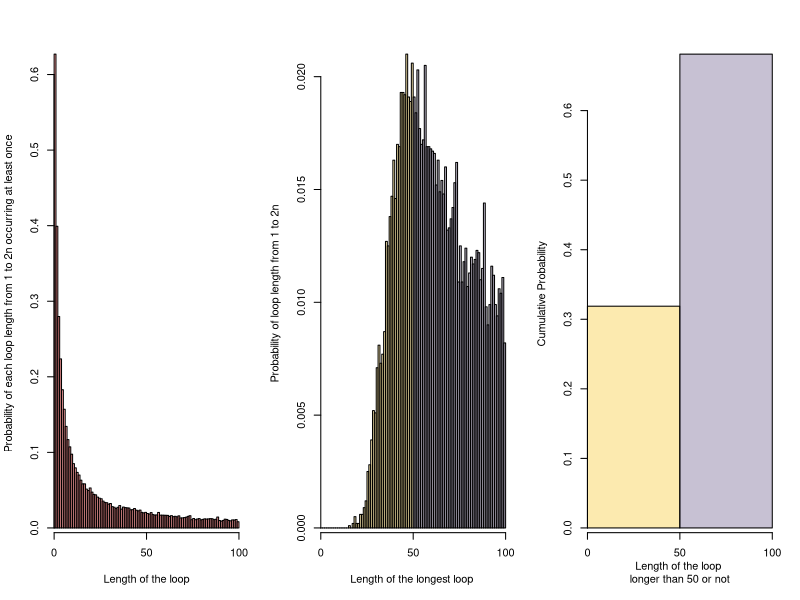

This chart was generated by the following R code:
#XXXXXXXXXXXXXXXXXXXXXXXX proj2.r XXXXXXXXXXXXXXXXXXXXXXXXXXXXXXXXXXXXXXXXXXXX
# Group member
# Biwei Zhu, s2325784
# Guanhao Su, s2301705
# Shuying Liu, s2436365

# Github repo: 
# https://github.com/SyLiu24/proj2

#XXXXXXXXXXXXXXXXXXXXXXXXXXX Contribution XXXXXXXXXXXXXXXXXXXXXXXXXXXXXXXXXXXXXX

# Biwei Zhu completed the function Pone
# Guanhao Su completed the function Pall and the visualization
# Biwei Zhu and Guanhao Su completed together the example code to assess 
# the success probabilities under each strategy
# Shuying Liu completed the function dloop and the assessment of probability, 
# and modified the whole code. 

#XXXXXXXXXXXXXXXXXXXXXXXXXXXX Simulation XXXXXXXXXXXXXXXXXXXXXXXXXXXXXXXXXXXXXXX


# This project aims to estimate the success probability of the prisoner problem 
# by simulations under three strategies:

# 1. The prisoner first opens the box with their number on it, 
# reads the number in the box then opens the box with that number,
# repeat until finding their own number in the box or reach the maximum of n open boxes.


# 2. As strategy 1, but starting from a randomly selected box.

# 3. They open n boxes at random to look for their number.
# Note: The cards in 2n boxes are in random order.


sim <- function(n,k,strategy,nprisoner=1,nreps=10000){
  # sim estimates the probability of prisoner succeeding in finding his number in 2*n boxes
  # takes argument: n; k - the list of prisoners' numbers; strategy - 1,2,3;
  #                 nprisoner - number of prisoners; nreps - number of simulations
  # returns the estimate probability
  
  # the total numer of success in nreps simulations
  success <- 0
  
  for (irep in 1:nreps) {
    cards <- sample(2*n)
    # Elements of flag is whether the prisoner succeeds: TRUE if succeeds.
    flag <- array(FALSE,nprisoner)
    
    # Check if each prisoner succeeds
    for (prisoner in 1:nprisoner) {
      # strategy 3
      if (strategy == 3) {
        open_boxes <- sample(2*n,n)
        check_cards <- cards[open_boxes]
        if (k[prisoner] %in% check_cards) flag[prisoner] <- TRUE
      }
      else {
        # strategy 1 & 2
        # Different initially selected box number for strategy 2 & 3
        if (strategy == 1) selected_box <- k[prisoner]
        else selected_box <- sample(2*n,size=1)
        # check n boxes
        for (box in 1:n){
          if (cards[selected_box] == k[prisoner]){
            flag[prisoner] <- TRUE
            break
          }
          selected_box <- cards[selected_box]
        }
      }
    }
    success <- success+all(flag)
  }
  success/nreps
}


Pone <- function(n,k,strategy,nreps=10000){
  # Pone estimates the probability of one prisoner succeeding in finding 
  # his number in 2*n boxes
  # Takes argument: n; k - the prisoner's number; strategy - 1,2,3;
  #                 nreps - number of simulations
  # Returns the estimate probability
  sim(n,k,strategy)
}

Pall <- function(n,strategy,nreps=10000){
  # Pall estimates the probability of all 2*n prisoners succeeding in finding 
  # their number in 2*n boxes
  # Takes argument: n; strategy - 1,2,3; nreps - number of simulations
  # Returns the estimate probability
  k <- 1:(2*n)
  sim(n,k,strategy,nprisoner=2*n)
}



# Estimate the individual success probability under n = 5 and n = 50
cat("Individual success probability under the three strategies when n = 5\n")
for (strategy in 1:3) cat(sprintf('strategy %d: %f\n',strategy,Pone(5,1,strategy,10000)))

cat("Individual success probability under the three strategies when n = 50\n")
for (strategy in 1:3) cat(sprintf('strategy %d: %f\n',strategy,Pone(50,1,strategy,10000)))

# Estimate the joint success probability under n = 5 and n = 50
cat("Joint success probability under the three strategies when n = 5\n")
for (strategy in 1:3) cat(sprintf('strategy %d: %f\n',strategy,Pall(5,strategy,10000)))

cat("Joint success probability under the three strategies when n = 50\n")
for (strategy in 1:3) cat(sprintf('strategy %d: %f\n',strategy,Pall(50,strategy,10000)))


#XXXXXXXXXXXXXXXXXXXXXXXXXXXX comments XXXXXXXXXXXXXXXXXXXXXXXXXXXXXXXXXXXXXXXX

# If we run enough simulations, we can estimate the probability by the relative frequency.
# The only difference between strategy 2 and strategy 1 is the initial choice of boxes,
# but strategy 2 (prob = 0.4) will have a lower probability of success for 
# one prisoner than strategies 1 & 3 (prob = 0.5).
# The difference of success rate becomes greater as we run simulations on 2*n prisoners,
# strategy 1 still has a surprisingly stable success rate (Prob = 0.3),
# while the success rates of strategy 2 & 3 drop to 0.

# Speculation: Strategy 1 works surprisingly well because there is a decent chance that
# the length of a loop in a 2*n permutation is under n, thus if the prisoner first opens 
# the box with his own number, then he is on the unique loop containing his number,
# so he is likely to find his number in the sequence of opening n boxes.
# Strategy 2 fails because he initially opens a random box, so loop wouldn't help.
# Obviously, the probability of success for each prisoner in strategy 3 is (1/2),
# so the whole success probability is power((1/2),(2*n)), which approach 0 when n <- ∞

#XXXXXXXXXXXXXXXXXXXXXXXXXXXXXXXXXXXXXXXXXXXXXXXXXXXXXXXXXXXXXXXXXXXXXXXXXXXXXX

dloop <- function(n,nreps=10000){
  # dloop estimates the probability of each loop length from 1 to 2*n ocurring 
  # in a random shuffle of 2*n cards
  # Take argument: n; nreps - number of simulations
  # Returns a matrix of diminsion (2,2*n), 
  #   the first row being the probability distribution of each loop length, 
  #   the second being the probability distribution of the longest loop.
  
  loops <- array(0,2*n)
  longest_loops <- array(0,2*n)
  
  # run nreps simulations
  for (irep in 1:nreps){
    # ramdom shuffle of cards
    shuffle <- sample(2*n)
    # elements of loop_check are whether each loop length ocurrs in shuffle: 
    # 1 if occurrs
    loop_check <- array(0,2*n)
    # elements of unchecked_list are whether indices of shuffle 
    # haven't been searched for loop: TRUE if not searched
    unchecked_list <- array(TRUE,2*n)
    
    # search all loops until all the elements in shuffle have been searched
    while (length(shuffle[unchecked_list])){
      # pick an unchecked element in shuffle to start
      start <- shuffle[unchecked_list][1]
      k <- start
      unchecked_list[k] <- FALSE
      loop_len <- 1
      # find the loop that begins with 'start'
      while (shuffle[k] != start){
        k <- shuffle[k]
        unchecked_list[k] <- FALSE
        loop_len <- loop_len+1
      }
      loop_check[loop_len] <- 1
    }
    
    loops <- loops+loop_check
    longest_loop <- tail((1:(2*n))[as.logical(loop_check)],1)
    longest_loops[longest_loop] <- longest_loops[longest_loop]+1
  }
  rbind(loops/nreps,longest_loops/nreps)
}

# Assess the probability of loop
y <- dloop(50)
# The probability of each loop length from 1 to 2n occurring at least once.
y[1,]
# the probability that there is no loop longer than 50 is roughly 0.31
sum(y[2,1:50])


#Visualising the probability
n <- 50
color1 <- c(rgb(250,220,120,150,max = 255), rgb(160,150,180,150,max = 255))
color2 <- c(rep(rgb(250,220,120,150,max = 255),n), rep(rgb(160,150,180,150, max = 255), n))
par(mfrow = c(1,3))#three subplot

barplot(y[1,],col = rgb(255,100,100,150,max = 255), space = 0,xaxs="i"
        , xlab = "Length of the loop", 
        ylab = "Probability of each loop length from 1 to 2n occurring at least once")
axis(1,c(0,50,100))

barplot(c((y[2,1:50]),(y[2,51:100])), space = 0, col = color2, xaxs="i"
        , xlab = "Length of the longest loop ", 
        ylab = "Probability of loop length from 1 to 2n")
axis(1,c(0,50,100))

barplot(c(sum(y[2,1:50]), sum(y[2,51:100])), space = 0, col = color1, xaxs="i"
        , xlab = "Length of the loop \nlonger than 50 or not", 
        ylab = "Cumulative Probability")
axis(1,c(0,1,2),c(0,50,100))
